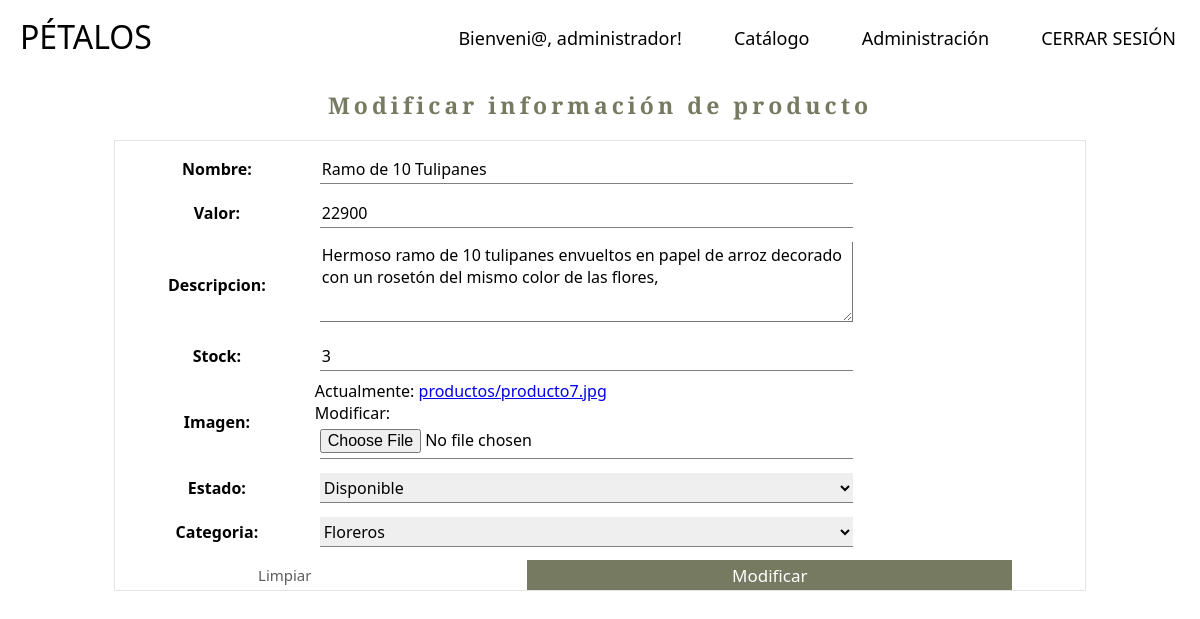
Screenshot of /modificar_producto/3/ (signed in) with the database file from the repository.
### FloreriaPetalos/models.py (models this page shows, shortened)
class Producto(models.Model):
    nombre = models.CharField(max_length=100)
    valor = models.IntegerField(default=1000)
    descripcion = models.TextField(null=True, blank=True)
    stock = models.IntegerField(default=1)
    imagen= models.ImageField(upload_to='productos')
    estado =models.ForeignKey(Estado, on_delete=models.CASCADE)
    categoria =models.ForeignKey(Categoria, on_delete=models.CASCADE)
    created_date = models.DateTimeField(
            default=timezone.now)

### FloreriaPetalos/views.py (the view)
# urls.py: path('modificar_producto/<id>/', modificar_producto, name='ModificarProducto'),
@permission_required('FloreriaPetalos/add_producto')
def modificar_producto(request, id):
    product = Producto.objects.get(id = id)
    data= {
        'form': ProductoForm(instance=product)
    }
    if request.method == 'POST':
        formulario = ProductoForm(data=request.POST, instance=product, files=request.FILES)
        if formulario.is_valid():
            formulario.save()
            data['msg'] = "Producto modificado correctamente"
            data['form'] = formulario
    return render(request, 'core/modificar_producto.html', data)

### FloreriaPetalos/forms.py
class ProductoForm(ModelForm):
    class Meta:
        model= Producto
        fields =['nombre', 'valor', 'descripcion', 'stock', 'imagen', 'estado', 'categoria']

### FloreriaPetalos/models.py (called while the page is built)
    def __str__(self):
        return self.nombre_categoria

    def __str__(self):
        return self.nombre_estado

### FloreriaPetalos/templates/core/modificar_producto.html (shortened to what this page needs)
{% extends "core/base.html" %}
{% load static %}
{% block hojaEstilo %}
      <link rel="stylesheet" href="{% static 'css/modificar.css' %}">
{% endblock hojaEstilo %}
{% block contenido %}
<div class="form-producto">
    <form id="formProductos" method="POST" action="" enctype="multipart/form-data">
        <h1>Modificar información de producto</h1>
        <table>
            {{form.as_table}}
        </table>
        <div class="buttons">
            <input class="limp" type="reset" value="Limpiar" name="accion">
            <input class="boton" id="reg" type="submit" value="Modificar" name=accion>
        </div>
    </form>
</div>
{% endblock contenido %}

### FloreriaPetalos/templates/core/base.html (shortened to what this page needs)
<!DOCTYPE html>
<html lang="en">
{% load static %}
<head>
      {% load pwa %}
      <link rel="stylesheet" href="{% static 'css/base.css' %}">
      {% block hojaEstilo %}{% endblock hojaEstilo %}
</head>
<body>
    <header>
            <div class="container">
                  <nav>
                        <div class="logo">
                              <a href="{% url 'Inicio' %}">pétalos</a>
                        </div>
                        <div class="nav-wrapper">
                              <ul>
                                    {% if user.is_authenticated %}
                                          <li><a href="#">Bienveni@, {{user.username}}!</a></li>
                                          <li><a href="{% url 'Catalogo' %}">Catálogo</a></li>
                                          {% if perms.FloreriaPetalos.add_producto %}
                                                <li><a href="{% url 'ListadoProductos' %}">Administración</a></li>
                                          {% else %}
                                                <li><a href="#">Carro</a></li>
                                          {% endif %}
                                          <li><a href="{% url 'logout'%}">CERRAR SESIÓN</a></li>
                                    {% else %}
                                          <li><a href="{% url 'login'%}">INICIAR SESIÓN</a></li>
                                          <li><a href="{% url 'Register'%}">REGISTRARSE</a></li>
                                    {% endif %}
                              </ul>
                        </div>
                  </nav>
            </div>
    </header>
    <section>
        {% block contenido %}
        {% endblock contenido %}
    </section>
</body>
</html>

### FloreriaPetalos/static/css/base.css (style rules this page uses)
* { box-sizing: border-box; }
html { margin: 0; padding: 0; width: 100%; height: 100vh; }
body { margin: 0; padding: 0; width: 100%; height: 100vh; font-family: Alegreya, 'Segoe UI', Tahoma, Geneva, Verdana, sans-serif; font-weight: 400; }
header { width: 100%; height: 70px; }
nav { padding-top: 10px; width: 100%; height: 70px; background: rgba(255, 255, 255, 0.842); position: fixed; z-index: 100; -webkit-animation: fadein 3s; -moz-animation: fadein 3s; -ms-animation: fadein 3s; -o-animation: fadein 3s; animation: fadein 3s; }
.logo { float: left; margin-left: 10px; margin-top: 5px; padding-left: 10px; }
.logo a { color: #000; text-transform: uppercase; font-weight: 200; text-decoration: none; font-size: 32px; }
nav ul { float: right; }
nav ul li { display: inline-block; }
nav ul li:not(:first-child) { margin-left: 48px; }
nav ul li:last-child { margin-right: 24px; }
nav ul li a { display: inline-block; outline: none; color: #000; text-decoration: none; font-size: 18px; font-weight: 400; transition: 1s; }

### FloreriaPetalos/static/css/modificar.css (style rules this page uses)
.form-producto { margin: auto; width: 90%; display: flex; flex-wrap: wrap; flex-direction: row; justify-content: center; -webkit-animation: fadein 2s; -moz-animation: fadein 2s; -ms-animation: fadein 2s; -o-animation: fadein 2s; animation: fadein 2s; }
#formProductos { margin: auto; width: 100%; }
h1 { text-align: center; font-size: 23px; font-family: alegreya; letter-spacing: 4px; color: rgb(117, 122, 97); }
table { margin: auto; font-family: 'Segoe UI', Tahoma, Geneva, Verdana, sans-serif; font-weight: 400; padding: 5px; font-size: 16px; width: 90%; border: 1px solid #E4E4E4; border-bottom: 0; }
input { font-size: 16px; display: block; height: 30px; margin: 5px; width: 70%; border: 0; border-bottom: 1px solid gray; font-family: 'Segoe UI', Tahoma, Geneva, Verdana, sans-serif; }
select { font-size: 16px; display: block; height: 30px; margin: 5px; width: 70%; border: 0; border-bottom: 1px solid gray; font-family: 'Segoe UI', Tahoma, Geneva, Verdana, sans-serif; }
textarea { width: 70%; height: 80px; margin: 5px; font-size: 16px; border-left: 0; border-top: 0; font-family: 'Segoe UI', Tahoma, Geneva, Verdana, sans-serif; }
.buttons { display: flex; border: 1px solid #E4E4E4; border-top: 0; width: 90%; margin: auto; }
.boton { background: rgb(117, 122, 97); color: white; font-size: 17px; height: 30px; border: 0; transition: 1s; margin: auto; width: 50%; }
.limp { background: white; color: rgb(92, 92, 92); border: rgb(216, 216, 216); font-size: 15px; transition: 1s; height: 30px; width: 20%; margin: auto; }

### rows the page displays
Producto: nombre "Ramo de 10 Tulipanes", valor "22900", descripcion "Hermoso ramo de 10 tulipanes envueltos en papel de arroz decorado con un rosetón del mismo color de las flores,", stock "3", estado "Disponible", categoria "Floreros"

### other values shown
{{ user.username }} "administrador"
